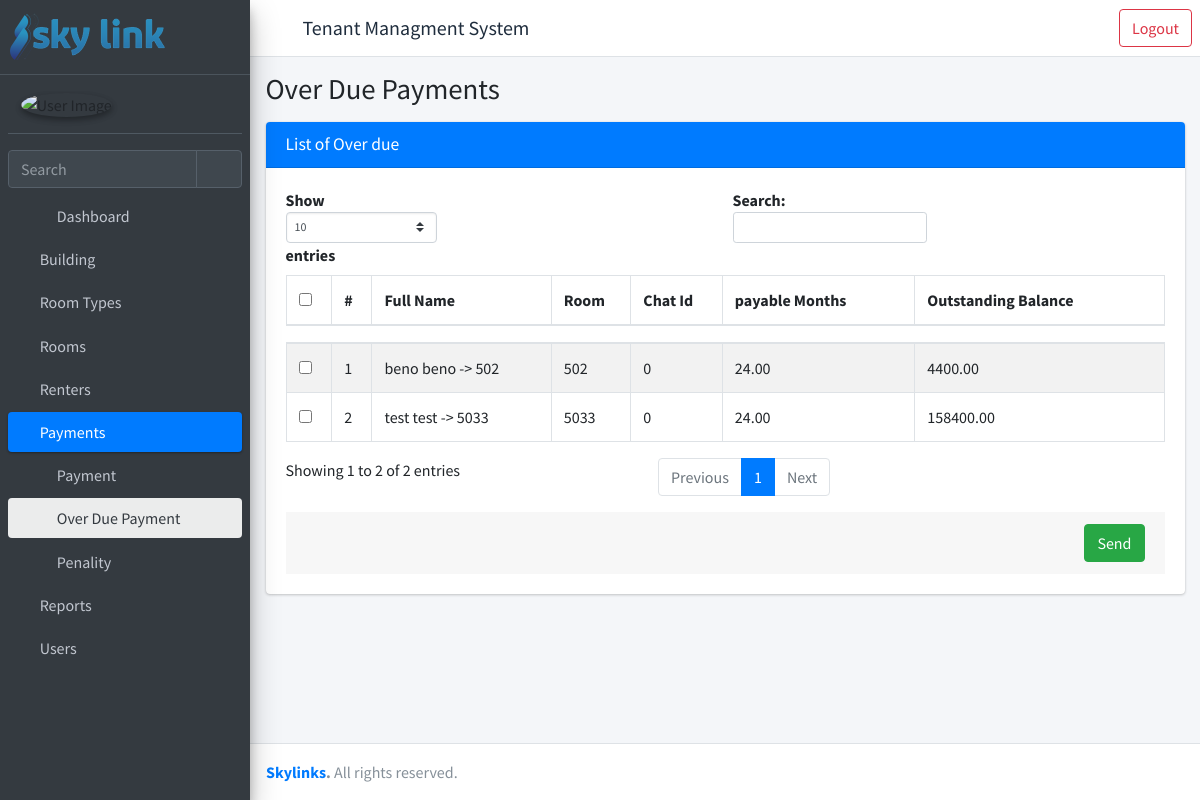
Before: /over-due/ (signed in) with the older database file.
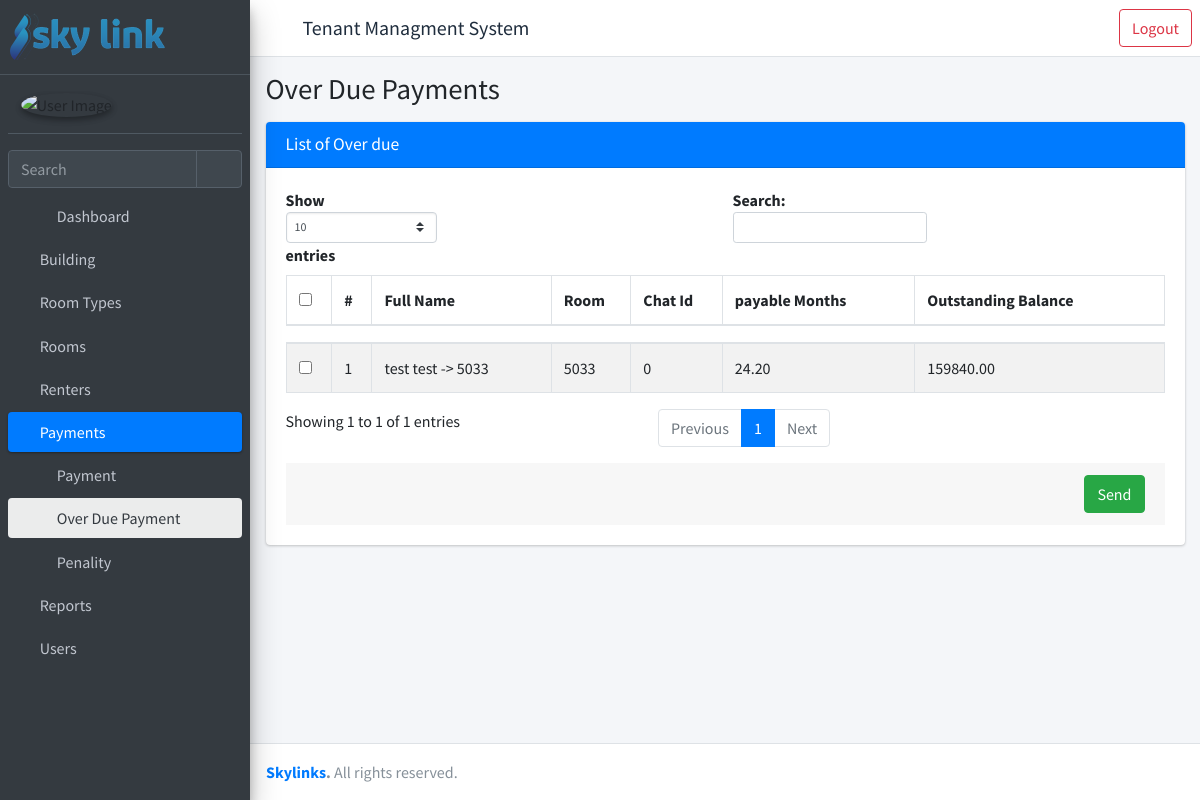
After: the same page with the newer database file.
### rent/models.py (models this page shows, shortened)
class Report(models.Model):
    renter = models.ForeignKey("rent.Renter", verbose_name=_(
        "Invoice No."), on_delete=models.CASCADE)
    payable_month = models.DecimalField(
        _("Payable Month"), max_digits=20, decimal_places=2, default=0)
    payable_amount = models.DecimalField(
        _("Payable Amount"), max_digits=10, decimal_places=2, default=0)
    total_paid = models.DecimalField(
        _("Total Paid"), max_digits=10, decimal_places=2, default=0, editable=False)
    @property
    def outstanding_balance(self):
        return round(self.payable_amount - self.total_paid, 2)

class Renter(models.Model):
    first_name = models.CharField(_("First Name"), max_length=30)
    last_name = models.CharField(_("Last Name"), max_length=30)
    phone = models.CharField(_("Phone number"), max_length=30)
    id_no = models.CharField(_("ID No."), max_length=50)
    deposited_amount = models.DecimalField(
        _("Deposited Amount"), max_digits=15, decimal_places=2, default=0)
    date_admitted = models.DateField(_("Date Admitted"), default=timezone.now)
    room = models.ForeignKey("rent.Room", verbose_name=_(
        "Room"), on_delete=models.PROTECT, related_name="rents")
    chat_id = models.CharField(_("Chat ID"), max_length=50, default=0)
    is_rented = models.BooleanField(_("Is Rented"), default=True)
    date_left = models.DateField(_("Date Field"), blank=True, null=True)
    created_by = models.ForeignKey(settings.AUTH_USER_MODEL, verbose_name=_(
        "Created By"), on_delete=models.PROTECT, related_name="created_by_renter")
    created_date = models.DateTimeField(_("Created Date"), auto_now_add=True)
    updated_by = models.ForeignKey(settings.AUTH_USER_MODEL, verbose_name=_(
        "Updated By"), on_delete=models.PROTECT, related_name="updated_by_renter")
    updated_date = models.DateTimeField(_("Updated Date"), auto_now=True)
    def full_name(self) -> str:
        return self.first_name + ' ' + self.last_name
    def __str__(self) -> str:
        return self.full_name() + f' -> {self.room}'

class Room(models.Model):
    building = models.ForeignKey("rent.Building", verbose_name=_(
        "Building"), on_delete=models.PROTECT)
    floor_no = models.PositiveIntegerField(_("Floor No."))
    room_type = models.ForeignKey("rent.RoomType", verbose_name=_(
        "Room Type"), on_delete=models.PROTECT)
    room_no = models.CharField(_("Room No."), max_length=10)
    width = models.DecimalField(
        _("Room Width"), max_digits=5, decimal_places=2, blank=True, null=True)
    length = models.DecimalField(
        _("Room Length"), max_digits=5, decimal_places=2, blank=True, null=True)
    area = models.DecimalField(_("Area"), max_digits=10, decimal_places=2)
    price_msq = models.DecimalField(
        _("Price per MSq"), max_digits=10, decimal_places=2)
    status = models.CharField(
        _("Status"), max_length=50, choices=STATUS_CHOICES, default="vacant")
    total_price = models.DecimalField(
        _("Total Price"), max_digits=10, decimal_places=2)
    is_active = models.BooleanField(default=True)
    created_by = models.ForeignKey(settings.AUTH_USER_MODEL, verbose_name=_(
        "Created By"), on_delete=models.PROTECT, related_name="created_by_room")
    created_date = models.DateTimeField(_("Created Date"), auto_now_add=True)
    updated_by = models.ForeignKey(settings.AUTH_USER_MODEL, verbose_name=_(
        "Updated By"), on_delete=models.PROTECT, related_name="updated_by_room")
    updated_date = models.DateTimeField(_("Updated Date"), auto_now=True)
    def __str__(self) -> str:
        return self.room_no

### rent/views.py (the view, shortened to what this page needs)
# urls.py: path("over-due/", views.OverDuePaymentListView, name="over-due"),
@login_required
@permission_required(perm="rent.view_payment", raise_exception=True)
def OverDuePaymentListView(request):
    reports = Report.objects.all()
    over_due = []
    for report in reports:
        if report.outstanding_balance > 0:
            over_due.append(report)
    context = {
        "object_list": over_due,
        "open": "overdue",
        "title": "Over Due Payments",
        'obj_model': 'over due',
        **permissions(request),
    }
    return render(request, "rent/over-due-list.html", context)

### templates/rent/over-due-list.html (shortened to what this page needs)
{% extends 'rent/homepage.html' %}
{% load static %}
{% block main_page %}
<div class="content">
    <div class="container-fluid">
        <div class="card">
            <div class="card-header bg-primary">
                <h3 class="card-title ">List of {{ obj_model.capitalize }}</h3>
            </div>
            <div class="card-body">
                <form method='POST'>
                    {% csrf_token %}
                    <table id="example1" class="table table-bordered table-striped" width="100%">
                        <thead>
                            <tr class="sorting sorting_desc">
                                <th ><input type='checkbox' id="table_selector"></th>
                                <th >#</th>
                                <th>Full Name</th>
                                <th>Room</th>
                                <th>Chat Id</th>
                                <th>payable Months</th>
                                <th>Outstanding Balance</th>
                            </tr>
                        </thead>
                        <tbody>
                            {% if object_list|length > 0 %}
                                {% for data in object_list %}
                                    <tr>
                                        <td><input type='checkbox' id="row{{ forloop.counter }}" name="selected_id" value = '{{data.id}}'></td>
                                        <td>{{ forloop.counter }}</td>
                                        <td>{{ data.renter }}</td>
                                        <td>{{ data.renter.room }}</td>
                                        <td>{{ data.renter.chat_id }}</td>
                                        <td>{{ data.payable_month}}</td>
                                        <td>{{ data.outstanding_balance  }}</td>
                                    </tr>
                                {% endfor %}
                            {% else %}
                                <tr>
                                    <td colspan="7" class="dataTables_empty text-center" valign="top">No records found</td>
                                </tr>
                            {% endif %}
                        </tbody>
                    </table>
                    <div class="card-footer">
                        <input type="Submit" class="btn btn-success float-right" value="Send">
                    </div>
                </form>
            </div>
        </div>
    </div>
</div>
{% endblock main_page %}
{% load static %}

Changed rows visible on the page:
no longer on this page (row edited): Report: renter "beno beno -> 502", renter.room "502", renter.chat_id "0", payable_month "24.00", outstanding_balance "4400.00"
changed Report "test test -> 5033": payable_month "24.00" → "24.20"; outstanding_balance "158400.00" → "159840.00"
Other visible differences:
text written by a page script: "Show entries Search: Showing 1 to 2 of 2 entries Previous 1 Next" → "Show entries Search: Showing 1 to 1 of 1 entries Previous 1 Next"
